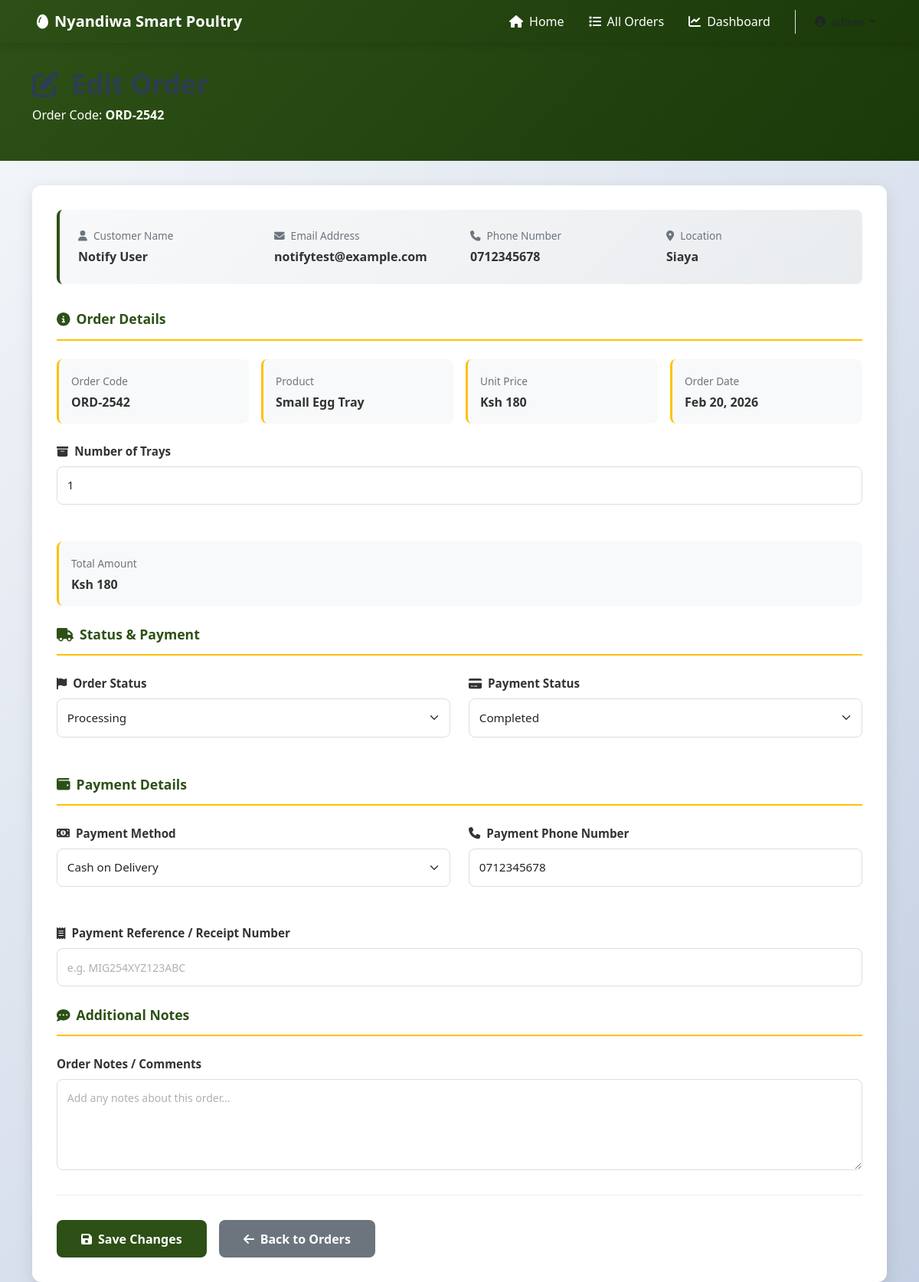
The page /edit-order/4/ (signed in) on the database its author committed.
### chickapp/models.py (models this page shows, shortened)
class order(models.Model):
    STATUS_PROCESSING = "processing"
    STATUS_IN_TRANSIT = "in_transit"
    STATUS_DELIVERED = "delivered"
    STATUS_CANCELLED = "cancelled"
    STATUS_CHOICES = [
        (STATUS_PROCESSING, "Processing"),
        (STATUS_IN_TRANSIT, "In Transit"),
        (STATUS_DELIVERED, "Delivered"),
        (STATUS_CANCELLED, "Cancelled"),
    ]
    PAYMENT_MPESA = "mpesa"
    PAYMENT_AIRTEL = "airtel_money"
    PAYMENT_CASH = "cash"
    PAYMENT_METHOD_CHOICES = [
        (PAYMENT_MPESA, "M-Pesa"),
        (PAYMENT_AIRTEL, "Airtel Money"),
        (PAYMENT_CASH, "Cash on Delivery"),
    ]
    PAYMENT_STATUS_PENDING = "pending"
    PAYMENT_STATUS_COMPLETED = "completed"
    PAYMENT_STATUS_FAILED = "failed"
    PAYMENT_STATUS_CHOICES = [
        (PAYMENT_STATUS_PENDING, "Pending"),
        (PAYMENT_STATUS_COMPLETED, "Completed"),
        (PAYMENT_STATUS_FAILED, "Failed"),
    ]
    order_code = models.CharField(max_length=12, editable=False, default='TEMP')
    customer = models.ForeignKey(customer, on_delete=models.CASCADE)
    product = models.ForeignKey(product, on_delete=models.PROTECT, null=True, blank=True)
    number_of_trays = models.PositiveIntegerField()
    amount = models.DecimalField(max_digits=10, decimal_places=2, default=0)
    status = models.CharField(max_length=20, choices=STATUS_CHOICES, default=STATUS_PROCESSING)
    payment_method = models.CharField(max_length=20, choices=PAYMENT_METHOD_CHOICES, blank=True, default="")
    payment_status = models.CharField(max_length=20, choices=PAYMENT_STATUS_CHOICES, default=PAYMENT_STATUS_PENDING)
    payment_phone = models.CharField(max_length=15, blank=True, default="")
    payment_reference = models.CharField(max_length=50, blank=True, default="")
    mpesa_checkout_request_id = models.CharField(max_length=100, blank=True, default="")
    mpesa_merchant_request_id = models.CharField(max_length=100, blank=True, default="")
    mpesa_receipt_number = models.CharField(max_length=50, blank=True, default="")
    order_date = models.DateTimeField(auto_now_add=True)
    updated_at = models.DateTimeField(auto_now=True)
    message = models.TextField(blank=True, default="")

class customer(models.Model):
    name = models.CharField(max_length=20)
    surname = models.CharField(max_length=20)
    email = models.EmailField(max_length=50)
    password = models.CharField(max_length=20)
    phone = models.CharField(max_length=10)
    location = models.CharField(max_length=20)
    message = models.TextField(blank=True, default="")

class product(models.Model):
    name = models.CharField(max_length=50)
    size = models.CharField(max_length=30, blank=True, default="")
    price = models.DecimalField(max_digits=10, decimal_places=2)
    description = models.TextField(blank=True, default="")
    is_active = models.BooleanField(default=True)
    created_at = models.DateTimeField(auto_now_add=True)

### chickapp/views.py (the view, shortened to what this page needs)
# urls.py: path('edit-order/<int:order_id>/', views.edit_order, name='edit_order'),
def edit_order(request, order_id):
    if not request.user.is_authenticated:
        return redirect('login')
    if not request.user.is_superuser and not request.user.is_staff:
        messages.error(request, 'You do not have permission to access this page.')
        return redirect('products')
    try:
        order_obj = get_object_or_404(order, pk=order_id)
    except:
        messages.error(request, 'Order not found.')
        return redirect('show_orders')
    context = {
        'order_obj': order_obj,
        'status_choices': order.STATUS_CHOICES,
        'payment_method_choices': order.PAYMENT_METHOD_CHOICES,
        'payment_status_choices': order.PAYMENT_STATUS_CHOICES,
    }
    return render(request, 'edit_order.html', context)

### chickapp/templates/edit_order.html (shortened to what this page needs)
<!DOCTYPE html>
<html lang="en">
<head>
    {% load static %}
    <link href="https://cdn.jsdelivr.net/npm/bootstrap@5.3.0/dist/css/bootstrap.min.css" rel="stylesheet">
    <link href="https://cdnjs.cloudflare.com/ajax/libs/font-awesome/6.4.0/css/all.min.css" rel="stylesheet">
    <link href="{% static 'css/custom.css' %}" rel="stylesheet">
</head>
<body>
    <nav class="navbar navbar-expand-lg navbar-dark navbar-farm sticky-top">
        <div class="container-fluid px-lg-5">
            <a class="navbar-brand d-flex align-items-center fw-bold" href="{% url 'index' %}">
                <div class="brand-icon-wrapper me-2">
                    <i class="fas fa-egg"></i>
                </div>
                <span>Nyandiwa Smart Poultry</span>
            </a>
            <div class="collapse navbar-collapse" id="navbarNav">
                <ul class="navbar-nav ms-auto align-items-center gap-3">
                    <li class="nav-item">
                        <a class="nav-link nav-link-modern" href="{% url 'index' %}">
                            <i class="fas fa-home me-2"></i>Home
                        </a>
                    </li>
                    <li class="nav-item">
                        <a class="nav-link nav-link-modern" href="{% url 'show_orders' %}">
                            <i class="fas fa-list me-2"></i>All Orders
                        </a>
                    </li>
                    <li class="nav-item">
                        <a class="nav-link nav-link-modern" href="{% url 'dashboard' %}">
                            <i class="fas fa-chart-line me-2"></i>Dashboard
                        </a>
                    </li>
                    <li class="nav-item border-start ps-3 ms-2">
                        <div class="dropdown">
                            <button class="btn btn-nav-primary btn-sm dropdown-toggle" type="button" data-bs-toggle="dropdown" aria-expanded="false">
                                <i class="fas fa-user-circle me-2"></i>{{ user.first_name|default:user.username }}
                            </button>
                        </div>
                    </li>
                </ul>
            </div>
        </div>
    </nav>
    <div class="page-header">
        <div class="container">
            <h1><i class="fas fa-edit me-3"></i>Edit Order</h1>
            <p>Order Code: <strong>{{ order_obj.order_code }}</strong></p>
        </div>
    </div>
    <main class="container mb-5">
        <div class="form-card">
            <div class="customer-info-card">
                <div class="row">
                    <div class="col-md-3">
                        <div class="customer-info-label"><i class="fas fa-user me-2"></i>Customer Name</div>
                        <div class="customer-info-value">{{ order_obj.customer.name }} {{ order_obj.customer.surname }}</div>
                    </div>
                    <div class="col-md-3">
                        <div class="customer-info-label"><i class="fas fa-envelope me-2"></i>Email Address</div>
                        <div class="customer-info-value">{{ order_obj.customer.email }}</div>
                    </div>
                    <div class="col-md-3">
                        <div class="customer-info-label"><i class="fas fa-phone me-2"></i>Phone Number</div>
                        <div class="customer-info-value">{{ order_obj.customer.phone }}</div>
                    </div>
                    <div class="col-md-3">
                        <div class="customer-info-label"><i class="fas fa-map-marker-alt me-2"></i>Location</div>
                        <div class="customer-info-value">{{ order_obj.customer.location }}</div>
                    </div>
                </div>
            </div>
            <form method="POST" class="order-form">
                <div class="form-section-title">
                    <i class="fas fa-info-circle me-2"></i>Order Details
                </div>
                <div class="order-info-grid">
                    <div class="info-box">
                        <label>Order Code</label>
                        <div class="info-box-value">{{ order_obj.order_code }}</div>
                    </div>
                    <div class="info-box">
                        <label>Product</label>
                        <div class="info-box-value">{{ order_obj.product.name|default:"N/A" }}</div>
                    </div>
                    <div class="info-box">
                        <label>Unit Price</label>
                        <div class="info-box-value">Ksh {{ order_obj.product.price|floatformat:0|default:"N/A" }}</div>
                    </div>
                    <div class="info-box">
                        <label>Order Date</label>
                        <div class="info-box-value">{{ order_obj.order_date|date:"M d, Y" }}</div>
                    </div>
                </div>
                <div class="form-row">
                    <div class="form-group">
                        <label for="number_of_trays" class="form-label">
                            <i class="fas fa-archive me-2"></i>Number of Trays
                        </label>
                        <input type="number" id="number_of_trays" name="number_of_trays" class="form-control"
                               value="{{ order_obj.number_of_trays }}" min="1" required
                               onchange="updateAmount()">
                    </div>
                </div>
                <div class="form-row">
                    <div class="info-box">
                        <label>Total Amount</label>
                        <div class="info-box-value">Ksh <span id="totalAmount">{{ order_obj.amount|floatformat:0 }}</span></div>
                    </div>
                </div>
                <div class="form-section-title">
                    <i class="fas fa-truck me-2"></i>Status & Payment
                </div>
                <div class="form-row">
                    <div class="form-group">
                        <label for="status" class="form-label">
                            <i class="fas fa-flag me-2"></i>Order Status
                        </label>
                        <select id="status" name="status" class="form-select" required>
                            {% for value, label in status_choices %}
                            <option value="{{ value }}" {% if order_obj.status == value %}selected{% endif %}>
                                {{ label }}
                            </option>
                            {% endfor %}
                        </select>
                    </div>
                    <div class="form-group">
                        <label for="payment_status" class="form-label">
                            <i class="fas fa-credit-card me-2"></i>Payment Status
                        </label>
                        <select id="payment_status" name="payment_status" class="form-select" required>
                            {% for value, label in payment_status_choices %}
                            <option value="{{ value }}" {% if order_obj.payment_status == value %}selected{% endif %}>
                                {{ label }}
                            </option>
                            {% endfor %}
                        </select>
                    </div>
                </div>
                <div class="form-section-title">
                    <i class="fas fa-wallet me-2"></i>Payment Details
                </div>
                <div class="form-row">
                    <div class="form-group">
                        <label for="payment_method" class="form-label">
                            <i class="fas fa-money-bill-alt me-2"></i>Payment Method
                        </label>
                        <select id="payment_method" name="payment_method" class="form-select">
                            {% for value, label in payment_method_choices %}
                            <option value="{{ value }}" {% if order_obj.payment_method == value %}selected{% endif %}>
                                {{ label }}
                            </option>
                            {% endfor %}
                        </select>
                    </div>
                    <div class="form-group">
                        <label for="payment_phone" class="form-label">
                            <i class="fas fa-phone me-2"></i>Payment Phone Number
                        </label>
                        <input type="text" id="payment_phone" name="payment_phone" class="form-control"
                               value="{{ order_obj.payment_phone }}" placeholder="e.g. +254707123456">
                    </div>
                </div>
                <div class="form-group">
                    <label for="payment_reference" class="form-label">
                        <i class="fas fa-receipt me-2"></i>Payment Reference / Receipt Number
                    </label>
                    <input type="text" id="payment_reference" name="payment_reference" class="form-control"
                           value="{{ order_obj.payment_reference }}" placeholder="e.g. MIG254XYZ123ABC">
                </div>
                <div class="form-section-title">
                    <i class="fas fa-comment-dots me-2"></i>Additional Notes
                </div>
                <div class="form-group">
                    <label for="message" class="form-label">Order Notes / Comments</label>
                    <textarea id="message" name="message" class="form-control" rows="4"
                              placeholder="Add any notes about this order...">{{ order_obj.message }}</textarea>
                </div>
                <div class="button-group">
                    <button type="submit" class="btn btn-farm-green">
                        <i class="fas fa-save me-2"></i>Save Changes
                    </button>
                    <a href="{% url 'show_orders' %}" class="btn btn-secondary-custom">
                        <i class="fas fa-arrow-left me-2"></i>Back to Orders
                    </a>
                </div>
            </form>
        </div>
    </main>
</body>
</html>

### rows shown on the page
order: order_code "ORD-2542", customer.name "Notify", customer.surname "User", customer.email "notifytest@example.com", customer.phone "0712345678", customer.location "Siaya", product.name "Small Egg Tray", product.price "180", order_date "Feb 20, 2026", number_of_trays "1", amount "180", status "Processing", payment_status "Completed", payment_method "Cash on Delivery", payment_phone "0712345678"
